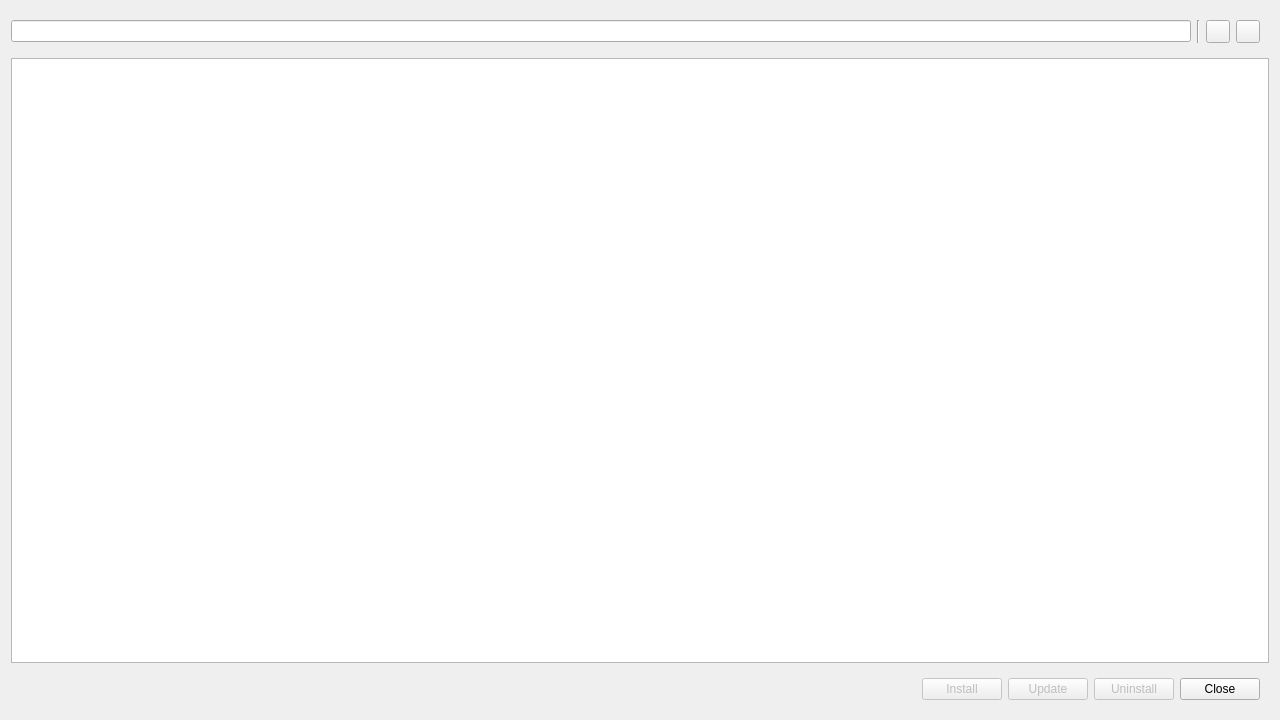
<?xml version="1.0" encoding="UTF-8"?>
<ui version="4.0">
    <class>dialog_package_manager</class>
    <widget class="QDialog" name="dialog_package_manager">
  <property name="geometry">
   <rect>
    <x>0</x>
    <y>0</y>
    <width>1280</width>
    <height>720</height>
   </rect>
  </property>
  <property name="windowTitle">
   <string>Package Manager</string>
  </property>
  <layout class="QGridLayout" name="gridLayout">
   <item row="1" column="0">
    <widget class="QTreeView" name="treeview">
     <attribute name="headerVisible">
      <bool>true</bool>
     </attribute>
    </widget>
   </item>
   <item row="2" column="0">
    <widget class="QWidget" name="widget_2" native="true">
     <layout class="QHBoxLayout" name="horizontalLayout_2">
      <item>
       <spacer name="horizontalSpacer">
        <property name="orientation">
         <enum>Qt::Horizontal</enum>
        </property>
        <property name="sizeHint" stdset="0">
         <size>
          <width>897</width>
          <height>20</height>
         </size>
        </property>
       </spacer>
      </item>
      <item>
       <widget class="QPushButton" name="pushbutton_install">
        <property name="enabled">
         <bool>false</bool>
        </property>
        <property name="text">
         <string>Install</string>
        </property>
       </widget>
      </item>
      <item>
       <widget class="QPushButton" name="pushbutton_update">
        <property name="enabled">
         <bool>false</bool>
        </property>
        <property name="text">
         <string>Update</string>
        </property>
       </widget>
      </item>
      <item>
       <widget class="QPushButton" name="pushbutton_uninstall">
        <property name="enabled">
         <bool>false</bool>
        </property>
        <property name="text">
         <string>Uninstall</string>
        </property>
       </widget>
      </item>
      <item>
       <widget class="QPushButton" name="pushbutton_close">
        <property name="text">
         <string>Close</string>
        </property>
       </widget>
      </item>
     </layout>
    </widget>
   </item>
   <item row="0" column="0">
    <widget class="QWidget" name="widget" native="true">
     <layout class="QHBoxLayout" name="horizontalLayout">
      <property name="leftMargin">
       <number>0</number>
      </property>
      <item>
       <widget class="QLineEdit" name="lineedit_filter"/>
      </item>
      <item>
       <widget class="Line" name="line">
        <property name="orientation">
         <enum>Qt::Vertical</enum>
        </property>
       </widget>
      </item>
      <item>
       <widget class="QToolButton" name="toolbutton_expand">
        <property name="toolTip">
         <string>Expand</string>
        </property>
        <property name="text">
         <string/>
        </property>
        <property name="icon">
         <iconset resource="../resources/resources.qrc">
          <normaloff>:/icon/expand-diagonal-line.svg</normaloff>:/icon/expand-diagonal-line.svg</iconset>
        </property>
       </widget>
      </item>
      <item>
       <widget class="QToolButton" name="toolbutton_collapse">
        <property name="toolTip">
         <string>Collapse</string>
        </property>
        <property name="text">
         <string/>
        </property>
        <property name="icon">
         <iconset resource="../resources/resources.qrc">
          <normaloff>:/icon/collapse-diagonal-line.svg</normaloff>:/icon/collapse-diagonal-line.svg</iconset>
        </property>
       </widget>
      </item>
     </layout>
    </widget>
   </item>
  </layout>
 </widget>
 <resources>
  <include location="../resources/resources.qrc"/>
 </resources>
 <connections/>
</ui>
